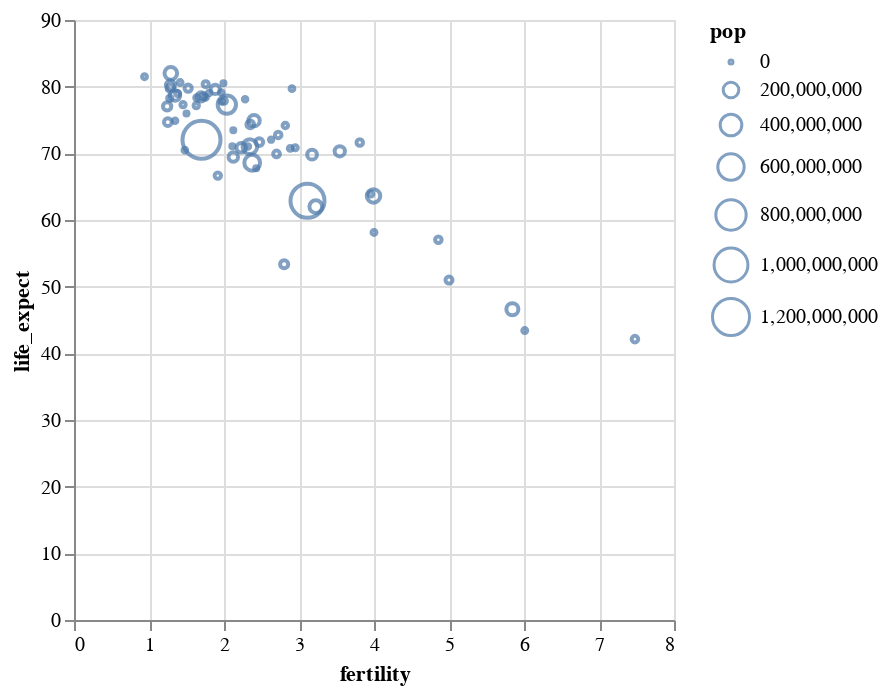

The notebook cell saved with this chart:
### Code cell
# Solution
alt.Chart(df).mark_point().encode(
    alt.X('fertility:Q'),
    alt.Y('life_expect:Q'),
    alt.Size('pop:Q')
)

### Figure 1 — Vega-Lite specification as saved in the notebook (floating-point values rounded to 4 significant figures)
{"config": {"view": {"continuousWidth": 300, "continuousHeight": 300}}, "data": {"name": "data-09d87fb78b5d0aac13c8554fddcef9aa"}, "mark": {"type": "point"}, "encoding": {"size": {"field": "pop", "type": "quantitative"}, "x": {"field": "fertility", "type": "quantitative"}, "y": {"field": "life_expect", "type": "quantitative"}}, "$schema": "https://vega.github.io/schema/vega-lite/v5.17.0.json", "datasets": {"data-09d87fb78b5d0aac13c8554fddcef9aa": [{"year": 2000, "country": "Afghanistan", "cluster": "South Asia", "pop": 23898198, "life_expect": 42.13, "fertility": 7.479}, {"year": 2000, "country": "Argentina", "cluster": "Americas", "pop": 37497728, "life_expect": 74.34, "fertility": 2.35}, {"year": 2000, "country": "Aruba", "cluster": "Americas", "pop": 69539, "life_expect": 73.45, "fertility": 2.124}, {"year": 2000, "country": "Australia", "cluster": "East Asia & Pacific", "pop": 19164620, "life_expect": 80.37, "fertility": 1.756}, {"year": 2000, "country": "Austria", "cluster": "Europe & Central Asia", "pop": 8113413, "life_expect": 78.98, "fertility": 1.382}, {"year": 2000, "country": "Bahamas", "cluster": "Americas", "pop": 290075, "life_expect": 71.07, "fertility": 2.111}, {"year": 2000, "country": "Bangladesh", "cluster": "South Asia", "pop": 130406594, "life_expect": 62.01, "fertility": 3.224}, {"year": 2000, "country": "Barbados", "cluster": "Americas", "pop": 273483, "life_expect": 75.97, "fertility": 1.5}, {"year": 2000, "country": "Belgium", "cluster": "Europe & Central Asia", "pop": 10263618, "life_expect": 78.32, "fertility": 1.638}, {"year": 2000, "country": "Bolivia", "cluster": "Americas", "pop": 8152620, "life_expect": 63.88, "fertility": 3.958}, {"year": 2000, "country": "Brazil", "cluster": "Americas", "pop": 175552771, "life_expect": 71.01, "fertility": 2.345}, {"year": 2000, "country": "Canada", "cluster": "Americas", "pop": 31278097, "life_expect": 79.77, "fertility": 1.522}, {"year": 2000, "country": "Chile", "cluster": "Americas", "pop": 15153450, "life_expect": 77.86, "fertility": 2.0}, {"year": 2000, "country": "China", "cluster": "East Asia & Pacific", "pop": 1262645000, "life_expect": 72.03, "fertility": 1.7}, {"year": 2000, "country": "Colombia", "cluster": "Americas", "pop": 39685655, "life_expect": 71.68, "fertility": 2.47}, {"year": 2000, "country": "Costa Rica", "cluster": "Americas", "pop": 3710558, "life_expect": 78.12, "fertility": 2.281}, {"year": 2000, "country": "Croatia", "cluster": "Europe & Central Asia", "pop": 4410830, "life_expect": 74.88, "fertility": 1.348}, {"year": 2000, "country": "Cuba", "cluster": "Americas", "pop": 11134273, "life_expect": 77.16, "fertility": 1.63}, {"year": 2000, "country": "Dominican Republic", "cluster": "Americas", "pop": 8385828, "life_expect": 70.85, "fertility": 2.95}, {"year": 2000, "country": "Ecuador", "cluster": "Americas", "pop": 12505204, "life_expect": 74.17, "fertility": 2.817}, {"year": 2000, "country": "Egypt", "cluster": "Middle East & North Africa", "pop": 70492342, "life_expect": 69.81, "fertility": 3.174}, {"year": 2000, "country": "El Salvador", "cluster": "Americas", "pop": 6122515, "life_expect": 70.73, "fertility": 2.883}, {"year": 2000, "country": "Finland", "cluster": "Europe & Central Asia", "pop": 5168595, "life_expect": 78.37, "fertility": 1.754}, {"year": 2000, "country": "France", "cluster": "Europe & Central Asia", "pop": 59381628, "life_expect": 79.59, "fertility": 1.883}, {"year": 2000, "country": "Georgia", "cluster": "Europe & Central Asia", "pop": 4777209, "life_expect": 70.48, "fertility": 1.478}, {"year": 2000, "country": "Germany", "cluster": "Europe & Central Asia", "pop": 82187909, "life_expect": 78.67, "fertility": 1.346}, {"year": 2000, "country": "Greece", "cluster": "Europe & Central Asia", "pop": 10559110, "life_expect": 78.26, "fertility": 1.277}, {"year": 2000, "country": "Grenada", "cluster": "Americas", "pop": 89312, "life_expect": 67.75, "fertility": 2.429}, {"year": 2000, "country": "Haiti", "cluster": "Americas", "pop": 7306302, "life_expect": 58.14, "fertility": 4.0}, {"year": 2000, "country": "Hong Kong", "cluster": "East Asia & Pacific", "pop": 6658720, "life_expect": 81.5, "fertility": 0.94}, {"year": 2000, "country": "Iceland", "cluster": "Europe & Central Asia", "pop": 281043, "life_expect": 80.5, "fertility": 1.993}, {"year": 2000, "country": "India", "cluster": "South Asia", "pop": 1007702000, "life_expect": 62.88, "fertility": 3.113}, {"year": 2000, "country": "Indonesia", "cluster": "East Asia & Pacific", "pop": 206265000, "life_expect": 68.59, "fertility": 2.376}, {"year": 2000, "country": "Iran", "cluster": "Middle East & North Africa", "pop": 65660289, "life_expect": 69.45, "fertility": 2.124}, {"year": 2000, "country": "Iraq", "cluster": "Middle East & North Africa", "pop": 22675617, "life_expect": 57.05, "fertility": 4.858}, {"year": 2000, "country": "Ireland", "cluster": "Europe & Central Asia", "pop": 3791690, "life_expect": 77.78, "fertility": 1.969}, {"year": 2000, "country": "Israel", "cluster": "Middle East & North Africa", "pop": 5842454, "life_expect": 79.7, "fertility": 2.906}, {"year": 2000, "country": "Italy", "cluster": "Europe & Central Asia", "pop": 57719337, "life_expect": 80.24, "fertility": 1.286}, {"year": 2000, "country": "Jamaica", "cluster": "Americas", "pop": 2615467, "life_expect": 72.05, "fertility": 2.628}, {"year": 2000, "country": "Japan", "cluster": "East Asia & Pacific", "pop": 126699784, "life_expect": 82.0, "fertility": 1.291}, {"year": 2000, "country": "Kenya", "cluster": "Sub-Saharan Africa", "pop": 29985839, "life_expect": 50.99, "fertility": 5.0}, {"year": 2000, "country": "South Korea", "cluster": "East Asia & Pacific", "pop": 21647682, "life_expect": 66.66, "fertility": 1.917}, {"year": 2000, "country": "North Korea", "cluster": "East Asia & Pacific", "pop": 47351083, "life_expect": 77.05, "fertility": 1.242}, {"year": 2000, "country": "Lebanon", "cluster": "Middle East & North Africa", "pop": 3578036, "life_expect": 71.03, "fertility": 2.319}, {"year": 2000, "country": "Mexico", "cluster": "Americas", "pop": 99926620, "life_expect": 74.9, "fertility": 2.401}, {"year": 2000, "country": "Netherlands", "cluster": "Europe & Central Asia", "pop": 15907853, "life_expect": 78.53, "fertility": 1.726}, {"year": 2000, "country": "New Zealand", "cluster": "East Asia & Pacific", "pop": 3819762, "life_expect": 79.11, "fertility": 1.964}, {"year": 2000, "country": "Nigeria", "cluster": "Sub-Saharan Africa", "pop": 114306700, "life_expect": 46.61, "fertility": 5.845}, {"year": 2000, "country": "Norway", "cluster": "Europe & Central Asia", "pop": 4492400, "life_expect": 79.05, "fertility": 1.801}, {"year": 2000, "country": "Pakistan", "cluster": "South Asia", "pop": 146342958, "life_expect": 63.61, "fertility": 3.994}, {"year": 2000, "country": "Peru", "cluster": "Americas", "pop": 25979722, "life_expect": 69.91, "fertility": 2.7}, {"year": 2000, "country": "Philippines", "cluster": "East Asia & Pacific", "pop": 79739825, "life_expect": 70.3, "fertility": 3.544}, {"year": 2000, "country": "Poland", "cluster": "Europe & Central Asia", "pop": 38654164, "life_expect": 74.67, "fertility": 1.251}, {"year": 2000, "country": "Portugal", "cluster": "Europe & Central Asia", "pop": 10335597, "life_expect": 77.29, "fertility": 1.454}, {"year": 2000, "country": "Rwanda", "cluster": "Sub-Saharan Africa", "pop": 7507056, "life_expect": 43.41, "fertility": 6.01}, {"year": 2000, "country": "Saudi Arabia", "cluster": "Middle East & North Africa", "pop": 23153090, "life_expect": 71.63, "fertility": 3.81}, {"year": 2000, "country": "South Africa", "cluster": "Sub-Saharan Africa", "pop": 44066197, "life_expect": 53.37, "fertility": 2.802}, {"year": 2000, "country": "Spain", "cluster": "Europe & Central Asia", "pop": 40016081, "life_expect": 79.78, "fertility": 1.287}, {"year": 2000, "country": "Switzerland", "cluster": "Europe & Central Asia", "pop": 7266920, "life_expect": 80.62, "fertility": 1.415}, {"year": 2000, "country": "Turkey", "cluster": "Europe & Central Asia", "pop": 65666677, "life_expect": 70.84, "fertility": 2.23}, {"year": 2000, "country": "United Kingdom", "cluster": "Europe & Central Asia", "pop": 59522468, "life_expect": 78.47, "fertility": 1.695}, {"year": 2000, "country": "United States", "cluster": "Americas", "pop": 282338631, "life_expect": 77.31, "fertility": 2.038}, {"year": 2000, "country": "Venezuela", "cluster": "Americas", "pop": 23542649, "life_expect": 72.77, "fertility": 2.723}]}}
